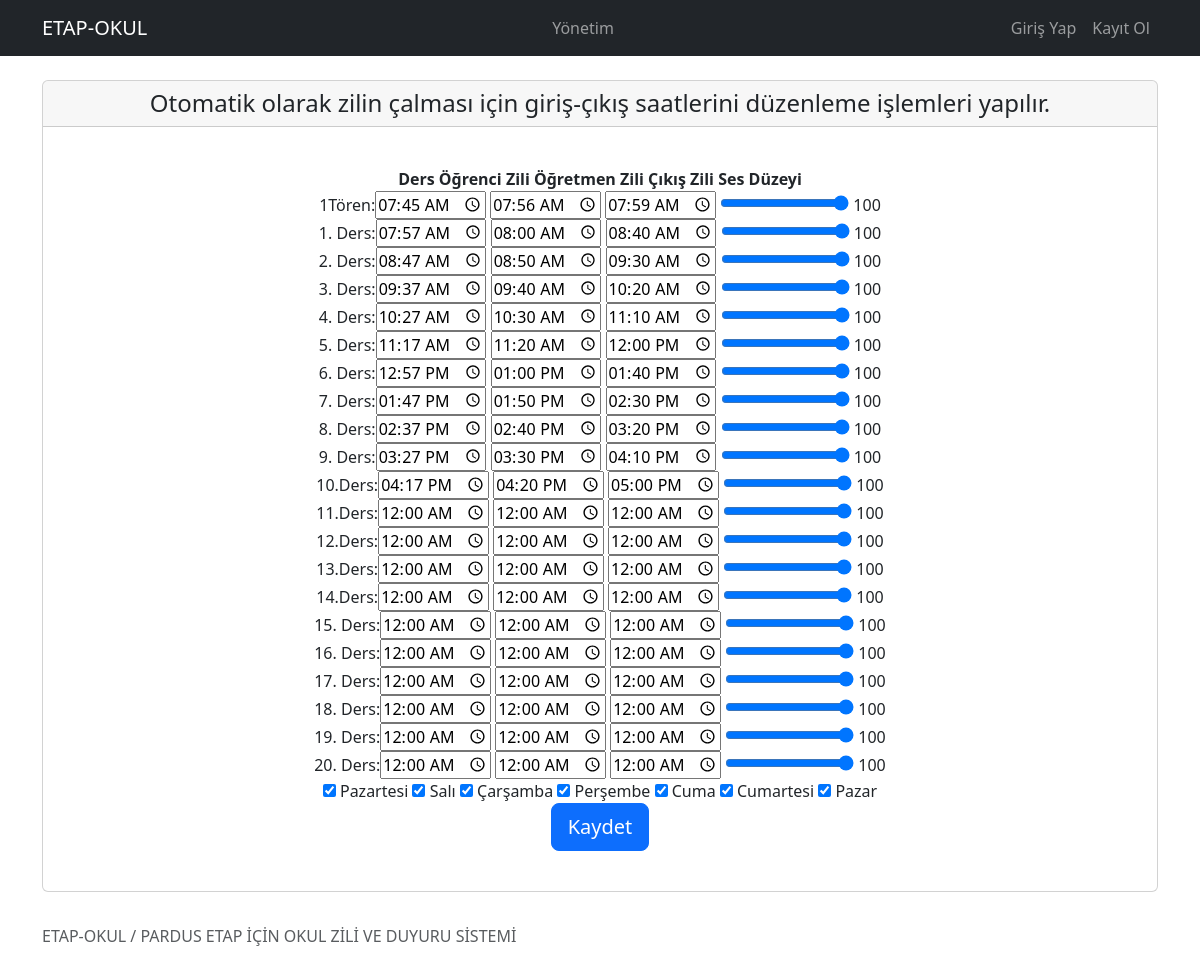
Page /saatler on the committed database.
### okulzili/models.py (models this page shows)
class SaatModel(models.Model):
    dersSaati=models.CharField(max_length=50,verbose_name="Ders Saati",null=False,blank=False,default="1. Ders")
    ogrenci=models.TimeField(verbose_name="Öğrenci Zili")
    ogretmen=models.TimeField(verbose_name="Öğretmen Zili")
    cikis=models.TimeField(verbose_name="Çıkış Zili")
    sesDuzeyi=models.IntegerField(verbose_name="Ses Düzeyi 0-100:",default=50)

### pages/views.py (the view, shortened to what this page needs)
# urls.py: path('saatler', views.saatler, name='saatler'),
def saatler(request):
    data = {
        "girisCikisSaatleri": SaatModel.objects.all()
    }
    return render(request, 'pages/saatler.html',data)

### templates/pages/saatler.html (shortened to what this page needs)
{% extends 'layout.html' %}
{% load static %}
{% block content %}
<div class="card" align="center">
  <h4 align="center" class="card-header">Otomatik olarak zilin çalması için giriş-çıkış saatlerini düzenleme işlemleri yapılır.</h4>
  <div class="card-body" align="center">
          <form action="{% url 'saatler' %}" method="POST">
          <div class="box-contents"><br>
              <b>Ders</b> <b>Öğrenci Zili</b> <b>Öğretmen Zili</b> <b>Çıkış Zili</b> <b>Ses Düzeyi</b><br>
              {% for kategori in girisCikisSaatleri %}
                <label for="ders"> {{ kategori.dersSaati }}:</label><input type="time" id="ogrenci{{ kategori.id }}" name="ogrenci{{ kategori.id }}" value="{{ kategori.ogrenci }}">
                <input type="time" id="ogretmen{{ kategori.id }}" name="ogretmen{{ kategori.id }}" value="{{ kategori.ogretmen }}">
                <input type="time" id="cikis{{ kategori.id }}" name="cikis{{ kategori.id }}" value="{{ kategori.cikis }}">
                <input type="range" id="sesseviyesi{{ kategori.id }}" name="sesseviyesi{{ kategori.id }}" min="0" max="100" value="{{ kategori.sesDuzeyi }}" oninput="this.nextElementSibling.value = this.value">
                <output>{{ kategori.sesDuzeyi }}</output><br>
                {% endfor %}
          </div>
          <div >
              <input type="checkbox" id="pazartesi" name="pazartesi" value="1" checked="True">
              <label for="gun1"> Pazartesi </label>
              <input type="checkbox" id="sali" name="sali" value="2" checked="True">
              <label for="gun2"> Salı </label>
              <input type="checkbox" id="carsamba" name="carsamba" value="3" checked="True">
              <label for="gun3"> Çarşamba </label>
              <input type="checkbox" id="persembe" name="persembe" value="4" checked="True">
              <label for="gun4"> Perşembe</label>
              <input type="checkbox" id="cuma" name="cuma" value="5" checked="True">
              <label for="gun5"> Cuma</label>
              <input type="checkbox" id="cumartesi" name="cumartesi" value="6" checked="True">
              <label for="gun6"> Cumartesi</label>
              <input type="checkbox" id="pazar" name="pazar" value="7" checked="True">
              <label for="gun7"> Pazar</label>
          </div>
        <button input type="submit" class="btn btn-primary btn-lg"">Kaydet</button>
    </form>
     </div><br>
  </div>
</div>
{% endblock %}

### rows in the picture
SaatModel: dersSaati "1Tören", ogrenci "07:45", ogretmen "07:56", cikis "07:59", sesDuzeyi "100"
SaatModel: dersSaati "1. Ders", ogrenci "07:57", ogretmen "08:00", cikis "08:40", sesDuzeyi "100"
SaatModel: dersSaati "2. Ders", ogrenci "08:47", ogretmen "08:50", cikis "09:30", sesDuzeyi "100"
SaatModel: dersSaati "3. Ders", ogrenci "09:37", ogretmen "09:40", cikis "10:20", sesDuzeyi "100"
SaatModel: dersSaati "4. Ders", ogrenci "10:27", ogretmen "10:30", cikis "11:10", sesDuzeyi "100"
SaatModel: dersSaati "5. Ders", ogrenci "11:17", ogretmen "11:20", cikis "12:00", sesDuzeyi "100"
SaatModel: dersSaati "6. Ders", ogrenci "12:57", ogretmen "13:00", cikis "13:40", sesDuzeyi "100"
SaatModel: dersSaati "7. Ders", ogrenci "13:47", ogretmen "13:50", cikis "14:30", sesDuzeyi "100"
SaatModel: dersSaati "8. Ders", ogrenci "14:37", ogretmen "14:40", cikis "15:20", sesDuzeyi "100"
SaatModel: dersSaati "9. Ders", ogrenci "15:27", ogretmen "15:30", cikis "16:10", sesDuzeyi "100"
SaatModel: dersSaati "10.Ders", ogrenci "16:17", ogretmen "16:20", cikis "17:00", sesDuzeyi "100"
SaatModel: dersSaati "11.Ders", ogrenci "00:00", ogretmen "00:00", cikis "00:00", sesDuzeyi "100"
SaatModel: dersSaati "12.Ders", ogrenci "00:00", ogretmen "00:00", cikis "00:00", sesDuzeyi "100"
SaatModel: dersSaati "13.Ders", ogrenci "00:00", ogretmen "00:00", cikis "00:00", sesDuzeyi "100"
SaatModel: dersSaati "14.Ders", ogrenci "00:00", ogretmen "00:00", cikis "00:00", sesDuzeyi "100"
SaatModel: dersSaati "15. Ders", ogrenci "00:00", ogretmen "00:00", cikis "00:00", sesDuzeyi "100"
SaatModel: dersSaati "16. Ders", ogrenci "00:00", ogretmen "00:00", cikis "00:00", sesDuzeyi "100"
SaatModel: dersSaati "17. Ders", ogrenci "00:00", ogretmen "00:00", cikis "00:00", sesDuzeyi "100"
SaatModel: dersSaati "18. Ders", ogrenci "00:00", ogretmen "00:00", cikis "00:00", sesDuzeyi "100"
SaatModel: dersSaati "19. Ders", ogrenci "00:00", ogretmen "00:00", cikis "00:00", sesDuzeyi "100"
SaatModel: dersSaati "20. Ders", ogrenci "00:00", ogretmen "00:00", cikis "00:00", sesDuzeyi "100"
